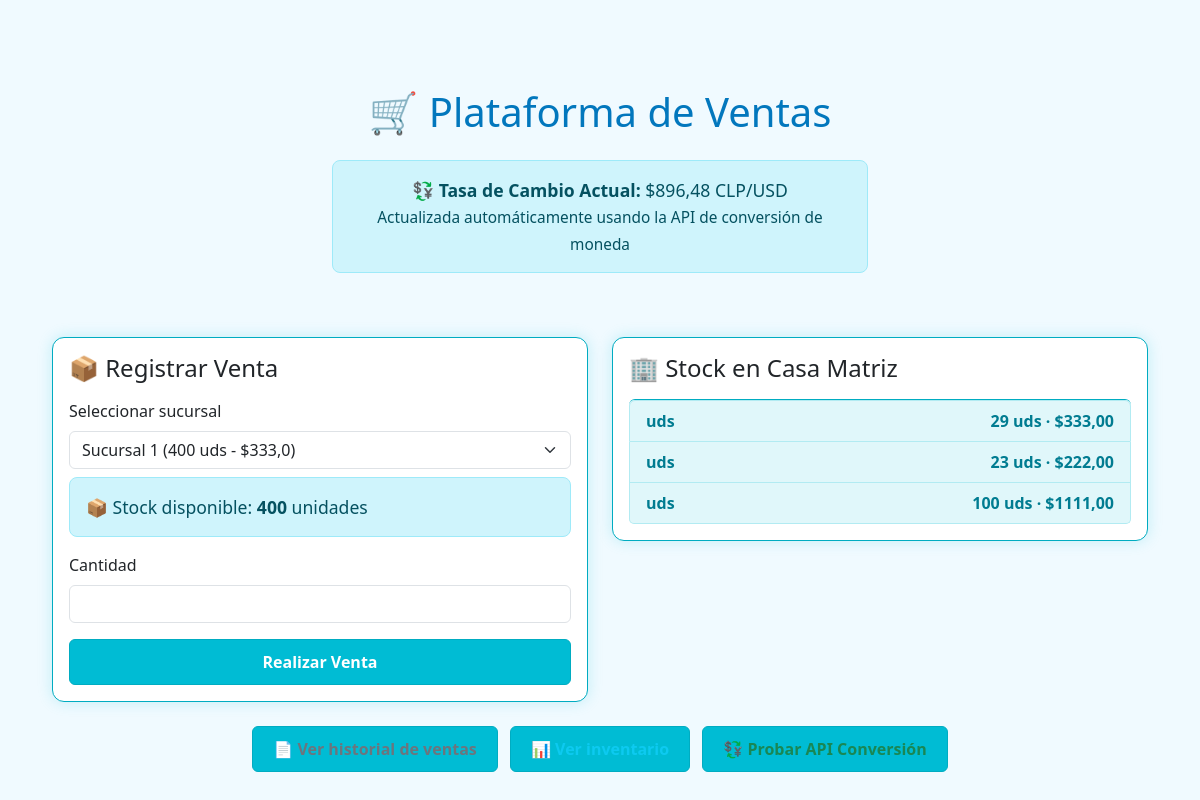
The page / on the database its author committed.
### ventas/models.py (models this page shows, shortened)
class Sucursal(models.Model):
    nombre = models.CharField(max_length=100)
    cantidad = models.PositiveIntegerField()
    precio = models.DecimalField(max_digits=10, decimal_places=2)
    imagen = models.ImageField(upload_to='productos/', blank=True, null=True, help_text="Imagen del producto")
    def to_dict(self):
        return {
            "id": self.id,
            "nombre": self.nombre,
            "cantidad": self.cantidad,
            "precio": float(self.precio),
            "imagen": self.imagen.url if self.imagen else None
        }

class ProductoCasaMatriz(models.Model):
    nombre = models.CharField(max_length=100)
    cantidad = models.PositiveIntegerField()
    precio = models.DecimalField(max_digits=10, decimal_places=2)
    imagen = models.ImageField(upload_to='productos/', blank=True, null=True, help_text="Imagen del producto")

### ventas/views.py (the view, shortened to what this page needs)
# urls.py: path('', views.vista_venta, name='vista_venta'),
def vista_venta(request):
    productos = ProductoCasaMatriz.objects.all()
    sucursales = obtener_sucursales()
    total = total_usd = 0
    stock_actualizado = None
    return render(request, "ventas/venta.html", {
        "productos": productos,
        "sucursales": sucursales,
        "total": total,
        "total_usd": total_usd,
        "stock_actualizado": stock_actualizado,
        "tasa_cambio": obtener_valor_dolar()
    })

### ventas/views.py (called while the page is built)
def inicializar_sucursales():
    if not Sucursal.objects.exists():
        sucursales_iniciales = [
            {"nombre": "Sucursal 1", "cantidad": 31, "precio": 333},
            {"nombre": "Sucursal 2", "cantidad": 23, "precio": 222},
            {"nombre": "Sucursal 3", "cantidad": 100, "precio": 1111},
        ]
        for sucursal_data in sucursales_iniciales:
            Sucursal.objects.create(**sucursal_data)

def obtener_sucursales():
    inicializar_sucursales()
    return [sucursal.to_dict() for sucursal in Sucursal.objects.all()]

def obtener_valor_dolar():
    try:
        return obtener_tasa_cambio_actual()
    except Exception as e:
        print(f"Error obteniendo tasa de cambio: {e}")
        return 900.0

def obtener_tasa_cambio_actual():
    try:
        import random
        base_rate = 900.0
        variation = random.uniform(-10, 10)  # Variación de ±10 pesos
        current_rate = base_rate + variation
        print(f"💰 Tasa de cambio obtenida: ${current_rate:.2f} CLP/USD")
        return current_rate
    except Exception as e:
        print(f"⚠️ Error obteniendo tasa de cambio: {e}")
        print("🔄 Usando tasa por defecto: $900.00 CLP/USD")
        return 900.0

### ventas/templates/ventas/venta.html (shortened to what this page needs)
{% load static %}
<!DOCTYPE html>
<html lang="es">
<head>
    <link href="https://cdn.jsdelivr.net/npm/bootstrap@5.3.3/dist/css/bootstrap.min.css" rel="stylesheet">
    <link rel="stylesheet" href="{% static 'ventas/css/styles.css' %}">
</head>
<body>
<div class="container py-5">
    <h1 class="mb-4 text-center">🛒 Plataforma de Ventas</h1>
    {% if tasa_cambio %}
    <div class="row justify-content-center mb-4">
        <div class="col-md-6">
            <div class="alert alert-info text-center">
                <strong>💱 Tasa de Cambio Actual:</strong> ${{ tasa_cambio|floatformat:2 }} CLP/USD
                <br><small>Actualizada automáticamente usando la API de conversión de moneda</small>
            </div>
        </div>
    </div>
    {% endif %}
    <div class="row">
        <div class="col-md-6">
            <div class="card">
                <h4 class="card-title mb-3">📦 Registrar Venta</h4>
                <form method="post">
                    <div class="mb-3">
                        <label class="form-label">Seleccionar sucursal</label>
                        <select name="sucursal" class="form-select" required>
                            {% for s in sucursales %}
                                <option value="{{ s.id }}" {% if stock_actualizado and stock_actualizado.sucursal == s.nombre %}class="stock-updated"{% endif %}>
                                    {{ s.nombre }} ({{ s.cantidad }} uds - ${{ s.precio }})
                                </option>
                            {% endfor %}
                        </select>
                    </div>
                    <div class="mb-3">
                        <label class="form-label">Cantidad</label>
                        <input type="number" name="cantidad" class="form-control" required min="1">
                    </div>
                    <button type="submit" class="btn btn-primary w-100">Realizar Venta</button>
                </form>
            </div>
        </div>
        <div class="col-md-6">
            <div class="card">
                <h4 class="card-title mb-3">🏢 Stock en Casa Matriz</h4>
                {% if productos %}
                    <ul class="list-group">
                        {% for p in productos %}
                            <li class="list-group-item d-flex justify-content-between align-items-center {% if stock_actualizado and stock_actualizado.sucursal == 'Casa Matriz' %}stock-updated{% endif %}">
                                <span>{{ p.nombre }}</span>
                                <span>{{ p.cantidad }} uds · ${{ p.precio }}</span>
                            </li>
                        {% endfor %}
                    </ul>
                {% else %}
                    <p class="text-muted">No hay productos en Casa Matriz.</p>
                {% endif %}
            </div>
        </div>
    </div>
    <div class="text-center mt-4">
        <a href="/historial/" class="btn btn-outline-secondary me-2">📄 Ver historial de ventas</a>
        <a href="/inventario/" class="btn btn-outline-info me-2">📊 Ver inventario</a>
        <a href="/api/convertir-moneda/?monto=50000" class="btn btn-outline-success" target="_blank">💱 Probar API Conversión</a>
    </div>
</div>
</body>
</html>

### ventas/static/ventas/css/styles.css (style rules this page uses)
body { background-color: #f0faff; font-family: 'Segoe UI', Tahoma, Geneva, Verdana, sans-serif; margin: 40px; color: #1b2b34; }
h1, h2 { color: #0277bd; }
.form-label { font-weight: 500; }
.alert { border-radius: 8px; font-size: 1.1rem; }
.btn { font-weight: 600; padding: 10px 20px; background-color: #00bcd4; border-color: #00acc1; }
.list-group-item { font-size: 1rem; display: flex; justify-content: space-between; align-items: center; background-color: #e0f7fa; border: 1px solid #b2ebf2; }
.list-group-item span { font-weight: bold; color: #007c91; }
.card { border-radius: 12px; box-shadow: 0 0 15px rgba(0, 188, 212, 0.2); margin-top: 1.5rem; padding: 1rem; border: 1px solid #00acc1; background-color: #ffffff; }

### rows shown on the page
Sucursal: sucursal "Sucursal 1 (400 uds - $333,0)"
ProductoCasaMatriz: nombre "uds", cantidad "29", precio "333,00"
ProductoCasaMatriz: nombre "uds", cantidad "23", precio "222,00"
ProductoCasaMatriz: nombre "uds", cantidad "100", precio "1111,00"

### other values the page prints
{{ tasa_cambio|floatformat:2 }} "896,48"
